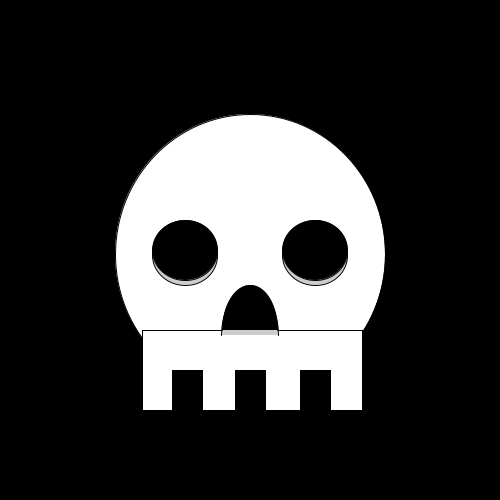
Frame 1 (no input)
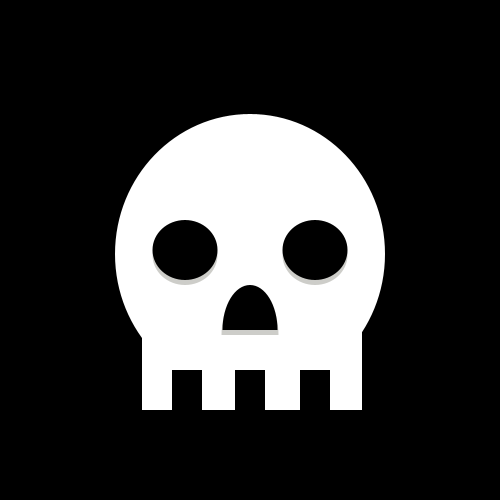
Frame 60 (the mouse pressed at the canvas centre just before this capture)
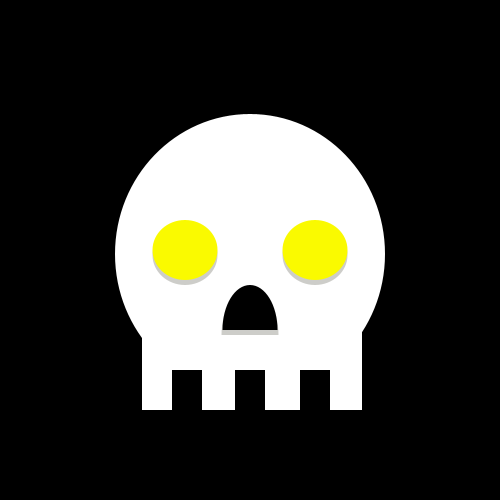
Frame 120 (the mouse held since frame 60 and released just before this capture)

The Processing sketch that drew these frames (run headless with seeded random() and noise(); from frame 60 on, the mouse is pressed at the canvas centre):

// Processing sketch: processing_20713
// ── processing_20713.pde

//Kyle Lleses 
//PS1-3

void setup () {
  size (500, 500);
  smooth ();
}

void draw () {
  background (0, 0, 0);

  fill (255, 255, 255);
  ellipse (250, 254, 270, 280);

  // teeth
  fill (255, 255, 255);
  rect (142, 330, 220, 80);

  fill (0, 0, 0);
  rect (172, 370, 30, 40);
  rect (235, 370, 30, 40);
  rect (300, 370, 30, 40);

  //outer eye
  fill (205, 205, 201);
  ellipse (185, 255, 65, 60);
  ellipse (315, 255, 65, 60);
  //eyes
  fill (0, 0, 0);
  fill(mouseX,mouseY,0,255);
  ellipse (185, 250, 65, 60);
  ellipse (315, 250, 65, 60);

  //noseh
  fill (205, 205, 201);
  arc (250, 335, 57, 93, PI, TWO_PI);
  //nose
  fill (0, 0, 0);
  arc (250, 330, 55, 90, PI, TWO_PI);


  noStroke();
}
